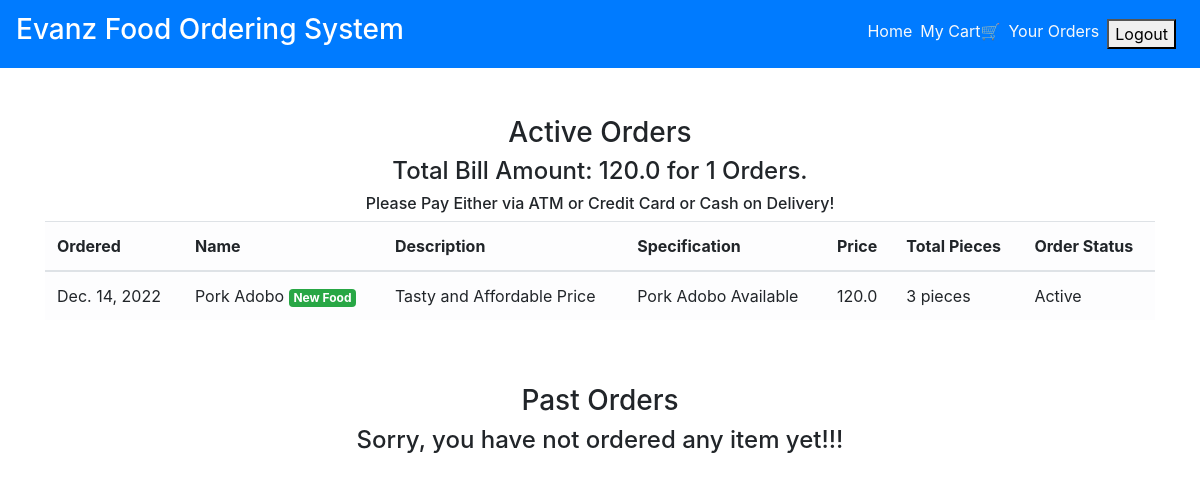
/order_details/ (signed in), run on an earlier commit of the app's database.
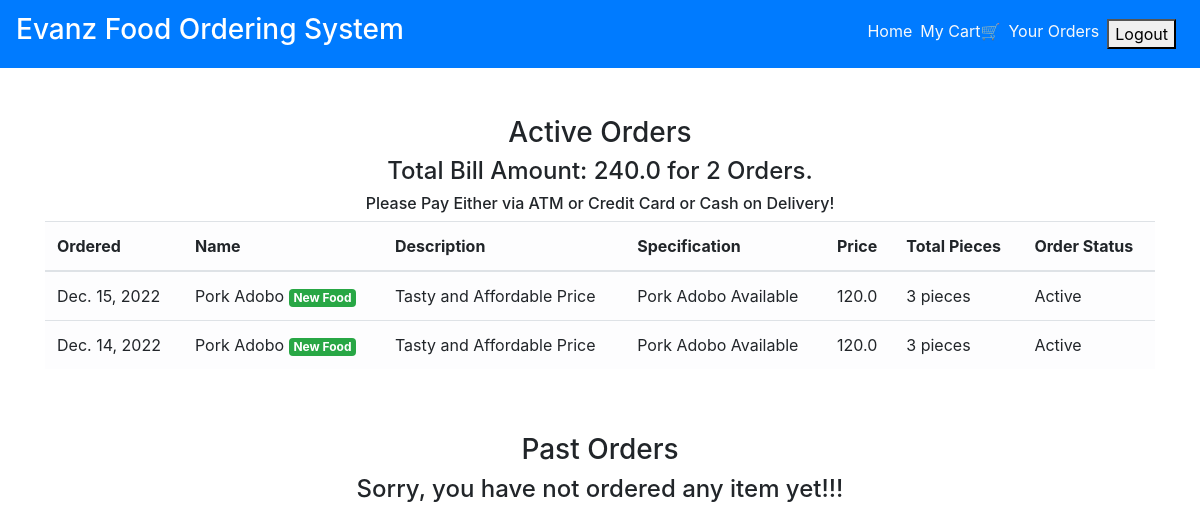
And on a later commit of the database.
### main/models.py (models this page shows, shortened)
class CartItems(models.Model):
    ORDER_STATUS = (
        ('Active', 'Active'),
        ('Delivered', 'Delivered')
    )
    user = models.ForeignKey(User, on_delete=models.CASCADE)
    item = models.ForeignKey(Item, on_delete=models.CASCADE)
    ordered = models.BooleanField(default=False)
    quantity = models.IntegerField(default=1)
    ordered_date = models.DateField(default=timezone.now)
    status = models.CharField(max_length=20, choices=ORDER_STATUS, default='Active')
    delivery_date = models.DateField(default=timezone.now)
    class Meta:
        verbose_name = 'Cart Item'
        verbose_name_plural = 'Cart Items'

class Item(models.Model):
    LABELS = (
        ('Best Selling Foods', 'Best Selling Foods'),
        ('New Food', 'New Food'),
        ('Spicy Foods🔥', 'Spicy Foods🔥'),
    )
    LABEL_COLOUR = (
        ('danger', 'danger'),
        ('success', 'success'),
        ('primary', 'primary'),
        ('info', 'info'),
        ('warning', 'warning'),
    )
    title = models.CharField(max_length=150)
    description = models.CharField(max_length=250,blank=True)
    price = models.FloatField()
    pieces = models.IntegerField(default=6)
    instructions = models.CharField(max_length=250,default="Available")
    image = models.ImageField(default='default.png', upload_to='images/')
    labels = models.CharField(max_length=25, choices=LABELS, blank=True)
    label_colour = models.CharField(max_length=15, choices=LABEL_COLOUR, blank=True)
    slug = models.SlugField(default="foods")
    created_by = models.ForeignKey(User, on_delete=models.CASCADE)

### main/views.py (the view)
# urls.py: path('order_details/', views.order_details, name='order_details'),
@login_required
def order_details(request):
    items = CartItems.objects.filter(user=request.user, ordered=True,status="Active").order_by('-ordered_date')
    cart_items = CartItems.objects.filter(user=request.user, ordered=True,status="Delivered").order_by('-ordered_date')
    bill = items.aggregate(Sum('item__price'))
    number = items.aggregate(Sum('quantity'))
    pieces = items.aggregate(Sum('item__pieces'))
    total = bill.get("item__price__sum")
    count = number.get("quantity__sum")
    total_pieces = pieces.get("item__pieces__sum")
    context = {
        'items':items,
        'cart_items':cart_items,
        'total': total,
        'count': count,
        'total_pieces': total_pieces
    }
    return render(request, 'main/order_details.html', context)

### main/templatetags/get_group.py (called while the page is built)
@register.filter(name='has_group')
def has_group(user, group_name):
    return user.groups.filter(name=group_name).exists()

### main/templates/main/order_details.html
{% extends "main/layout.html" %}
{% block content %}
<div class="cart">
    <div class="container">
        <div class="row">
            <div class="col-sm-12 mt-5">
                <h3 class="text-center">Active Orders</h3>
                {% if items %}
                <h4 class="text-center">Total Bill Amount: {{total}} for {{ count }} Orders.</h4>
                <h6 class="text-center">Please Pay Either via ATM or Credit Card or Cash on Delivery!</h6>
                <div class="table-responsive">
                    <table class="table table-light">
                        <thead>
                        <tr>
                            <th scope="col">Ordered</th>
                            <th scope="col">Name</th>
                            <th scope="col">Description</th>
                            <th scope="col">Specification</th>
                            <th scope="col">Price</th>
                            <th scope="col">Total Pieces</th>
                            <th scope="col">Order Status</th>
                        </tr>
                        </thead>
                        <tbody>
                            {% for item_active in items %}
                        <tr>
                            <td>{{ item_active.ordered_date }}</td>
                            <td>{{ item_active.item.title }} <span class="badge badge-{{ item_active.item.label_colour }}">{{ item_active.item.labels }}</span></td>
                            <td>{{ item_active.item.description }}</td>
                            <td>{{ item_active.item.instructions }}</td>
                            <td>{{ item_active.item.price }}</td>
                            <td>{{ item_active.item.pieces }} pieces</td>
                            <td>{{ item_active.status }}</td>
                        </tr>
                            {% endfor %}
                        </tbody>
                    </table>
                </div>
                {% else %}
                <h4 class="text-center">Sorry, you have not ordered any item yet!!!</h4>
                {% endif %}
            </div>
        </div>
        <div class="row">
            <div class="col-sm-12 mt-5">
                <h3 class="text-center">Past Orders</h3>
                {% if cart_items %}
                <div class="table-responsive">
                    <table class="table table-light">
                        <thead>
                        <tr>
                            <th scope="col">Ordered</th>
                            <th scope="col">Name</th>
                            <th scope="col">Description</th>
                            <th scope="col">Specification</th>
                            <th scope="col">Price</th>
                            <th scope="col">Total Pieces</th>
                            <th scope="col">Order Status</th>
                            <th scope="col">Delivery Date</th>
                        </tr>
                        </thead>
                        <tbody>
                            {% for cart in cart_items %}
                        <tr>
                            <td>{{ cart.ordered_date }}</td>
                            <td>{{ cart.item.title }} <span class="badge badge-{{ cart.item.label_colour }}">{{ cart.item.labels }}</span></td>
                            <td>{{ cart.item.description }}</td>
                            <td>{{ cart.item.instructions }}</td>
                            <td>{{ cart.item.price }}</td>
                            <td>{{ cart.item.pieces }} pieces</td>
                            <td>{{ cart.status }}</td>
                            <td>{{ cart.delivery_date }}</td>
                        </tr>
                            {% endfor %}
                        </tbody>
                    </table>
                </div>
                {% else %}
                <h4 class="text-center">Sorry, you have not ordered any item yet!!!</h4>
                {% endif %}
            </div>
        </div>
    </div>
</div>
{% endblock content %}

### main/templates/main/layout.html (shortened to what this page needs)
{% load get_group %}
{% load static %}
<!DOCTYPE html>
<html lang="en">
<head>
    <link rel="stylesheet" href="https://maxcdn.bootstrapcdn.com/bootstrap/4.0.0/css/bootstrap.min.css">
    <link rel="stylesheet" type="text/css" href="{% static 'main/styles.css' %}">
</head>
<body>
    <nav class="navbar navbar-expand-lg navbar-dark bg-primary">
        <a class="navbar-brand" href="/"><h3>Evanz Food Ordering System</h3></a>
        <div class="collapse navbar-collapse" id="navbarNav">
            <ul class="navbar-nav ml-auto">
                    <li><a href="{% url 'main:home' %}" class="mr-2 text-light">Home</a></li>
                {% if user.is_authenticated %}
                    {% if request.user|has_group:"admin_owner" %}
                        <li><a href="{% url 'main:admin_dashboard' %}" class="mr-2 text-light">DashBoard</a></li>
                        <li>
                            <form class="logout-link" action="{% url 'accounts:logout' %}" method="post">
                                {% csrf_token %}
                                <button type="submit" class="mr-2">Logout</button>
                            </form>
                        </li>
                    {% else %}
                        <li><a href="{% url 'main:cart' %}" class="mr-2 text-light">My Cart🛒</a></li>
                        <li><a href="{% url 'main:order_details' %}" class="mr-2 text-light">Your Orders</a></li>
                        <li>
                            <form class="logout-link" action="{% url 'accounts:logout' %}" method="post">
                                <button type="submit" class="mr-2">Logout</button>
                            </form>
                        </li>
                    {% endif %}
                {% else %}
                    <li><a href="{% url 'accounts:login' %}" class="mr-2 text-light">Login</a></li>
                    <li><a href="{% url 'accounts:signup' %}" class="mr-2 text-light">SignUp</a></li>
                {% endif %}
            </ul>
        </div>
    </nav>
    <main role="main">
        {% block content %}{% endblock %}
    </main>

What changed in the data, as far as the page shows it:
added CartItems: ordered_date "Dec. 15, 2022", item "Pork Adobo", item.labels "New Food", item.description "Tasty and Affordable Price", item.instructions "Pork Adobo Available", item.price "120.0", item.pieces "3", status "Active"
Also different on the page:
{{ total }}: "120.0" → "240.0"
{{ count }}: "1" → "2"
